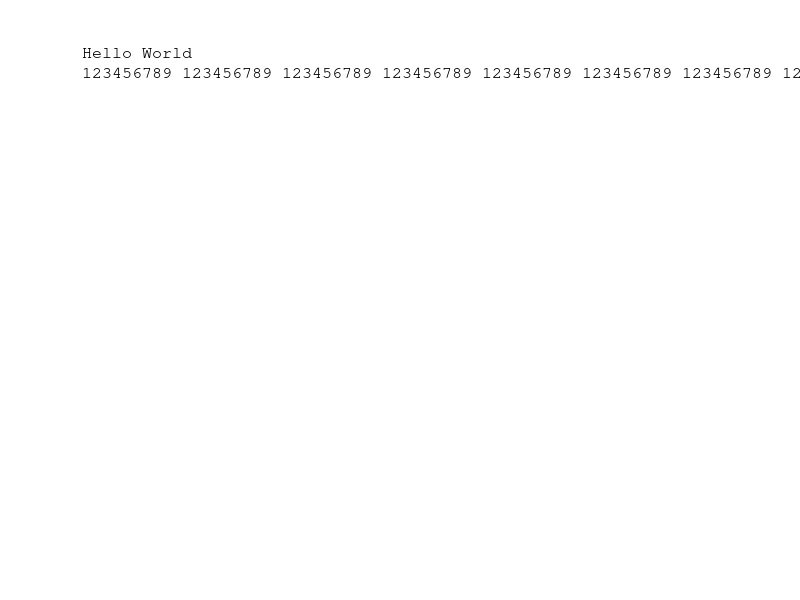
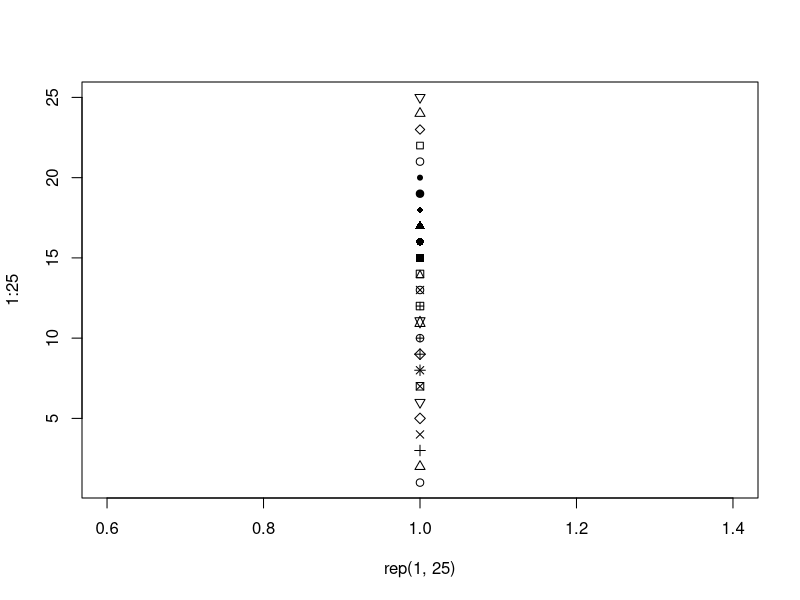

These figures' R source, in order:
##################################################
# Schefferville Experiment on Climate Change (SEC-C)
# R v2.12.1
##################################################
## tests of outputs to different file formats

txt <- "Hello World\n123456789 123456789 123456789 123456789 123456789 123456789 123456789 123456789 123456789 1234567890"

pdf( file = "~/Desktop/test.pdf" )

plot.new()
# plot.window(c(0, 100), c(0, 100))
mtext(txt, adj = 0, side = 3, line = 0, family = "mono", cex = 1, col = "black")
plot( rep(1, 25), 1:25, pch = 1:25 )

dev.off()
